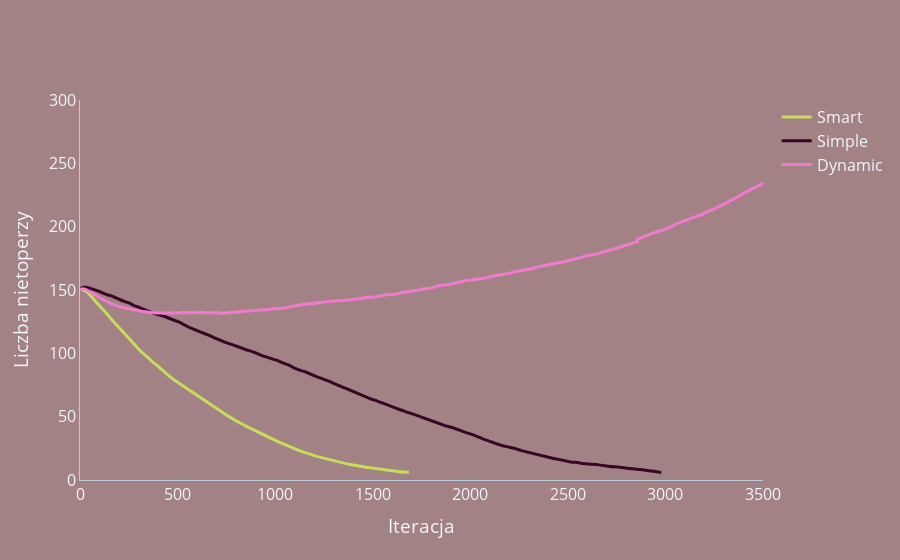

This figure's notebook cell:
### Code cell
plot('Iteracja','Liczba nietoperzy', 'Simple', 'Smart', 'Dynamic', df_simple, df_smart, df_dynamic, 'results/simple_smart_dynamic.jpg')

### Figure 1 — Plotly figure (JSON) as saved in the notebook; plotly's stock layout.template omitted (floating-point values rounded to 4 significant figures; data arrays with more than 128 entries replaced by an {"elided": "..."} marker saying what was removed)
{"data": [{"line": {"color": "#c6dc5a", "width": 3}, "mode": "lines", "name": "Smart", "type": "scatter", "x": {"elided": "1687 int values"}, "y": {"elided": "1687 float values"}}, {"line": {"color": "#370725", "width": 3}, "mode": "lines", "name": "Simple", "type": "scatter", "x": {"elided": "2980 int values"}, "y": {"elided": "2980 float values"}}, {"line": {"color": "#f07ace", "width": 3}, "mode": "lines", "name": "Dynamic", "type": "scatter", "x": {"elided": "5001 int values"}, "y": {"elided": "5001 float values"}}], "layout": {"font": {"size": 16}, "paper_bgcolor": "#a38285", "plot_bgcolor": "#a38285", "xaxis": {"linecolor": "#BCCCDC", "range": [0, 3500], "showgrid": false, "title": {"text": "Iteracja"}}, "yaxis": {"linecolor": "#BCCCDC", "range": [0, 300], "showgrid": false, "title": {"text": "Liczba nietoperzy"}}}}
